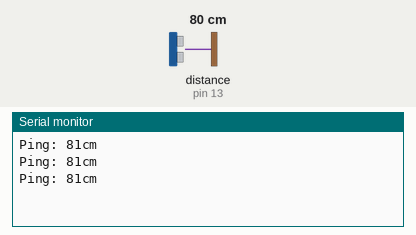
The sketch below on a simulated Arduino Uno, built with avr-gcc and run on an emulated ATmega328P. Shown: the last lines printed to the serial monitor. The inputs (shaded band) are chosen by the test bench; at power-on: distance to the obstacle (sensor on pin 13) 80 cm. The echo pulse lasts 58.3 µs per cm.

Above: at 1.8 s.
1.9 s: distance to the obstacle (sensor on pin 13) set to 2 cm
At 2.4 s:
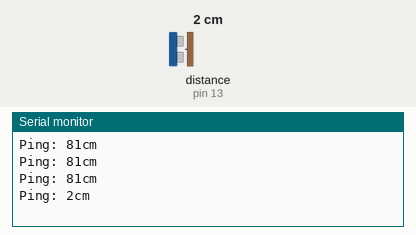
3.4 s: distance to the obstacle (sensor on pin 13) set to 4 cm
At 3.9 s:
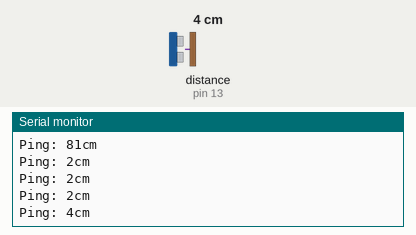
Timing chart, 0 to 6.4 s (numbered marks = the images above; inputs shaded):
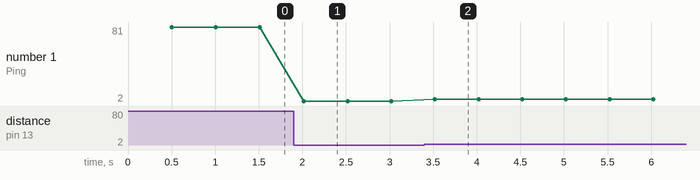

The sketch:

newping3pin.ino
```cpp
/*
  作者：Ardui.Co
  效果：超声波测距模块，使用单线连接
  版本：1.0
  更新时间：2017年1月13日
*/
#include <NewPing.h>
#define PING_PIN  13  // 宏定义13号数字端口为触发和接收端口
#define MAX_DISTANCE 200 //宏定义模块的最大测量距离，规格标450cm，但实测一般为200cm
NewPing sonar(PING_PIN, PING_PIN, MAX_DISTANCE); //声明模块的参数，注意Trig和Echo都是同一个端口
void setup() {
 Serial.begin(115200); // 设置串口的波特率
}
void loop() {
 delay(500); // 每次测量的时间间隔，模块规格为40Hz，因此最小为25ms，但一般不少于30ms
 Serial.print("Ping: ");
 Serial.print(sonar.ping_cm()); // 调用库里面的 ping_cm() 方法，直接输出距离
 Serial.println("cm");
}
```

Measured:
- after the input at 1.9 s, the serial monitor: prints a new line after 0.12 s (image 1)
- after the input at 3.4 s, the serial monitor: prints a new line after 0.12 s (image 2)
- plotted number 1: 81 → 2 after the input at 1.9 s, 2 → 4 after the input at 3.4 s
